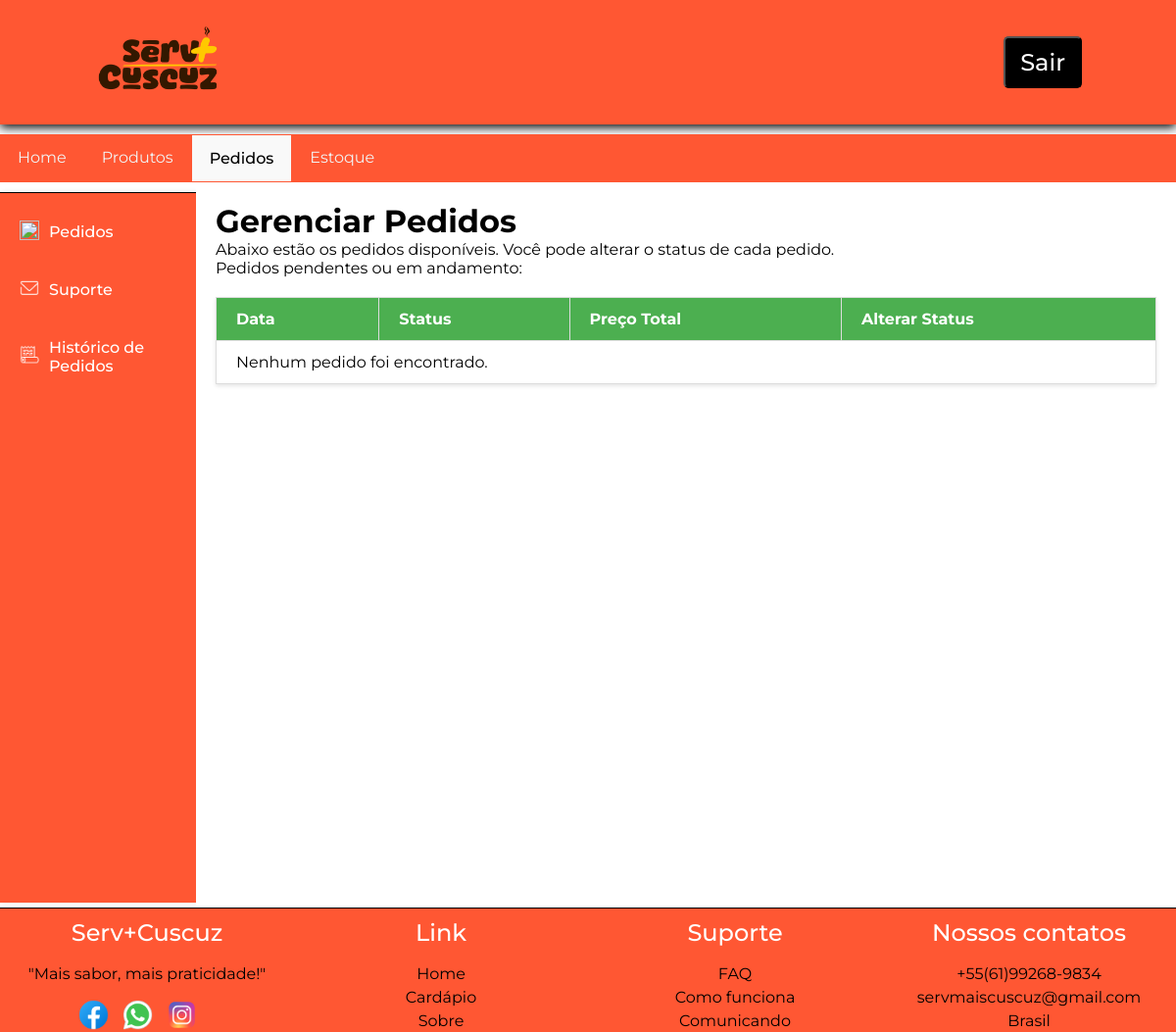
/view/funcionario/pedidos.php (signed in), run on an earlier commit of the app's database.
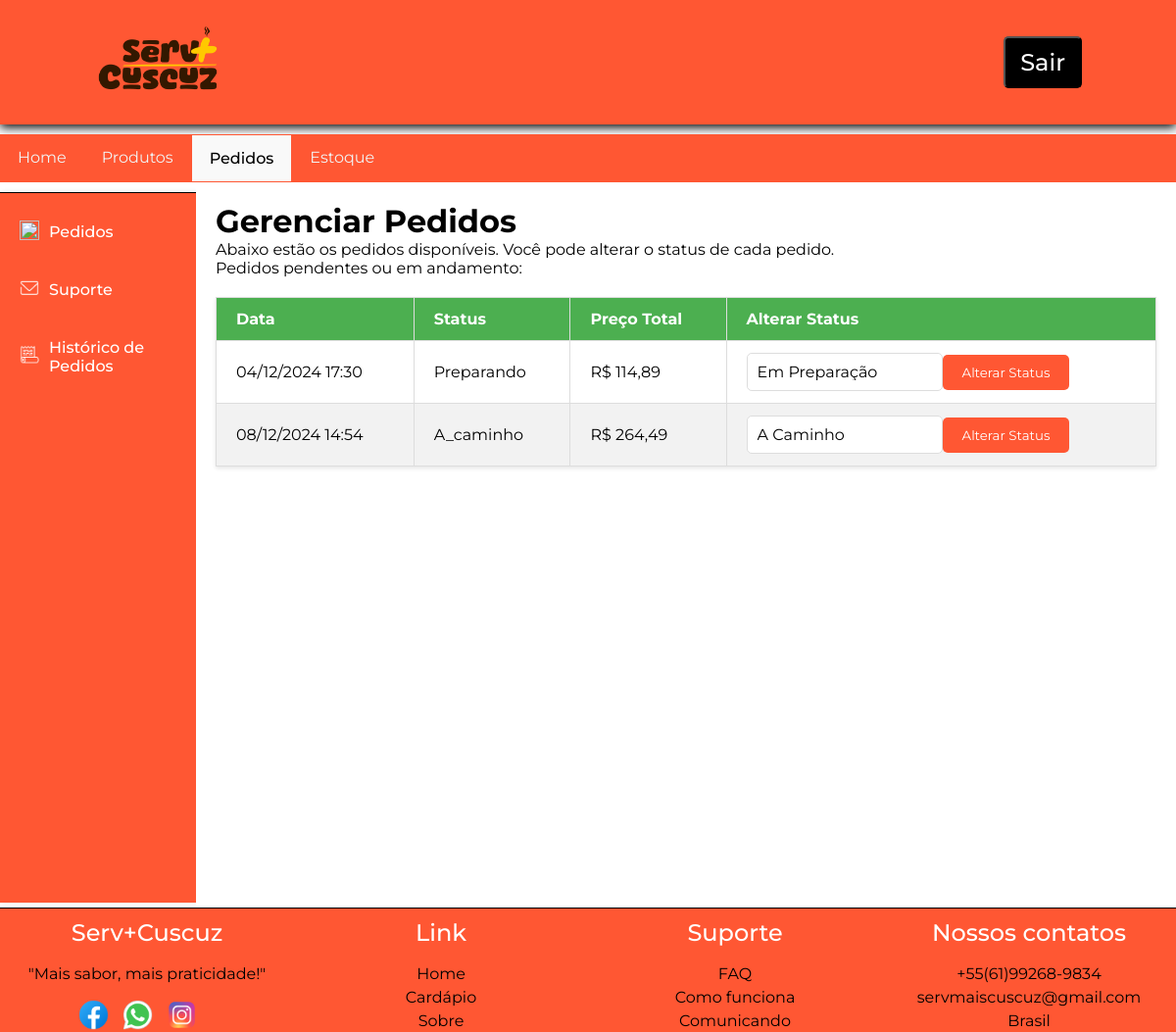
And on a later commit of the database.
### tables this page shows
CREATE TABLE `t_pedido` (
  `id` int(11) NOT NULL,
  `data` datetime DEFAULT current_timestamp(),
  `status` enum('PENDENTE','PREPARANDO','A_CAMINHO','ENTREGUE','CANCELADO') DEFAULT NULL,
  `entrega_domicilio` tinyint(1) DEFAULT NULL COMMENT '1 = Sim\n0 = Não',
  `preco_total` decimal(10,2) DEFAULT NULL,
  `t_cliente_id` int(11) NOT NULL
);

### model/DAO/pedidoDAO.php (called while the page is built, shortened)
<?php
class PedidoDAO {
    private $pdo;
    public function __construct($pdo) {
        $this->pdo = $pdo;
    }
        public function getAll() {
            $sql = "SELECT * FROM t_pedido";
            $stmt = $this->pdo->prepare($sql);
            $stmt->execute();
            return $stmt->fetchAll(PDO::FETCH_ASSOC);
        }
}

### controller/pedido/readPedidoController.php (called while the page is built, shortened)
<?php
require_once __DIR__ . "../../../model/DAO/PedidoDAO.php";
try {
    $pdo = Conexao::getInstance();
    $pedidoDAO = new PedidoDAO($pdo);
    if (isset($_SESSION['perfil']) && $_SESSION['perfil'] === 'FUNCIONARIO') {
        $pedidos = $pedidoDAO->getAll();
    } elseif (isset($_SESSION['id']) && is_numeric($_SESSION['id'])) {
        $pedidos = $pedidoDAO->getAllByClienteId($_SESSION['id']);
    } else {
        throw new Exception("Usuário não autorizado ou ID inválido.");
    }
} catch (Exception $e) {
    $_SESSION['pedidos'] = [];
    $_SESSION['msg'] = [
        'tipo' => 'erroPedido',
        'mensagem' => $e->getMessage()
    ];
}

### view/funcionario/pedidos.php (the view, shortened to what the changed rows need)
<?php
require_once __DIR__ . "../../../controller/pedido/readPedidoController.php";
?>
<!DOCTYPE html>
<html lang="pt-br">
<head>
    <link rel="stylesheet" href="../../assets/css/headerCadastro.css">
    <link rel="stylesheet" href="../../assets/css/painelControleAdmin.css">
    <link rel="stylesheet" href="../../assets/css/produto/produto.css">
    <link rel="stylesheet" href="../../assets/css/mensagens/mensagens.css">
    <link rel="stylesheet" href="../../assets/css/pedido/footer.css">
    <link rel="stylesheet" href="../../assets/css/funcionario/funcionario.css">
    <link rel="stylesheet" href="https://cdnjs.cloudflare.com/ajax/libs/font-awesome/5.15.4/css/all.min.css">
</head>
<body>
<main class="perfil-container">
<div class="perfil-conteudo">
    <div id="pedidos" class="secao" style="display: none;">
        <h1>Gerenciar Pedidos</h1>
        <table class="table-pedidos">
            <thead>
                <tr>
                    <th>Data</th>
                    <th>Status</th>
                    <th>Preço Total</th>
                    <th>Alterar Status</th>
                </tr>
            </thead>
            <tbody>
                <?php
                if (isset($_SESSION['pedidos']) && !empty($_SESSION['pedidos'])) {
                    foreach ($_SESSION['pedidos'] as $pedido) {
                        if (in_array($pedido['status'], ['PENDENTE', 'PREPARANDO', 'A_CAMINHO'])) {
                            echo "<tr>";
                            echo "<td>" . date('d/m/Y H:i', strtotime($pedido['data'])) . "</td>";
                            echo "<td>" . ucfirst(strtolower($pedido['status'])) . "</td>";
                            echo "<td>R$ " . number_format($pedido['preco_total'], 2, ',', '.') . "</td>";
                            echo "<td>
                                    <form action='../../controller/funcionario/updateStatusPedidoController.php' method='POST'>
                                        <input type='hidden' name='pedido_id' value='" . $pedido['id'] . "'>
                                        <div class='input-group'>
                                            <div class='select-container'>
                                                <select name='novo_status'>
                                                    <option value='PENDENTE' " . ($pedido['status'] == 'PENDENTE' ? 'selected' : '') . ">Pendente</option>
                                                    <option value='PREPARANDO' " . ($pedido['status'] == 'PREPARANDO' ? 'selected' : '') . ">Em Preparação</option>
                                                    <option value='A_CAMINHO' " . ($pedido['status'] == 'A_CAMINHO' ? 'selected' : '') . ">A Caminho</option>
                                                    <option value='ENTREGUE' " . ($pedido['status'] == 'ENTREGUE' ? 'selected' : '') . ">Entregue</option>
                                                    <option value='CANCELADO' " . ($pedido['status'] == 'CANCELADO' ? 'selected' : '') . ">Cancelado</option>
                                                </select>
                                            </div>
                                            <button type='submit' class='btn-alterar-status'>
                                                Alterar Status
                                            </button>
                                        </div>
                                    </form>
                                </td>";
                            echo "</tr>";
                        }
                    }
                } else {
                    echo "<tr><td colspan='4'>Nenhum pedido foi encontrado.</td></tr>";
                }
                ?>
            </tbody>
        </table>
    </div>
</div>
</main>
<footer>
<div class="containerFooter">
            <ul>
                <h2>Serv+Cuscuz</h2>
            </ul>
            <ul>
                <h2>Link</h2>
            </ul>
            <ul>
                <h2>Suporte</h2>
            </ul>
            <ul>
                <h2>Nossos contatos</h2>
            </ul>
        </div>
</footer>
</body>
</html>

What changed in the data, as far as the page shows it:
added t_pedido: data "04/12/2024 17:30", status "Preparando", preco_total "114,89", novo_status "Em Preparação"
added t_pedido: data "08/12/2024 14:54", status "A_caminho", preco_total "264,49", novo_status "A Caminho"
Also different on the page:
text no longer shown: "Nenhum pedido foi encontrado."
